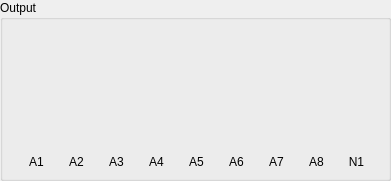
  <widget class="QGroupBox" name="groupBox_5">
   <property name="geometry">
    <rect>
     <x>370</x>
     <y>40</y>
     <width>391</width>
     <height>181</height>
    </rect>
   </property>
   <property name="title">
    <string>Output</string>
   </property>
   <widget class="QLabel" name="label_26">
    <property name="geometry">
     <rect>
      <x>300</x>
      <y>150</y>
      <width>33</width>
      <height>23</height>
     </rect>
    </property>
    <property name="lineWidth">
     <number>1</number>
    </property>
    <property name="text">
     <string>A8</string>
    </property>
    <property name="alignment">
     <set>Qt::AlignCenter</set>
    </property>
   </widget>
   <widget class="VolumeWidget" name="Meter_AOut_4" native="true">
    <property name="geometry">
     <rect>
      <x>140</x>
      <y>20</y>
      <width>33</width>
      <height>121</height>
     </rect>
    </property>
    <property name="MaxValue" stdset="0">
     <number>0</number>
    </property>
    <property name="MinValue" stdset="0">
     <number>-70</number>
    </property>
    <property name="SingleTrack" stdset="0">
     <bool>true</bool>
    </property>
    <property name="ScaleLabel" stdset="0">
     <bool>true</bool>
    </property>
   </widget>
   <widget class="VolumeWidget" name="Meter_AOut_3" native="true">
    <property name="geometry">
     <rect>
      <x>100</x>
      <y>20</y>
      <width>33</width>
      <height>121</height>
     </rect>
    </property>
    <property name="MaxValue" stdset="0">
     <number>0</number>
    </property>
    <property name="MinValue" stdset="0">
     <number>-70</number>
    </property>
    <property name="SingleTrack" stdset="0">
     <bool>true</bool>
    </property>
    <property name="ScaleLabel" stdset="0">
     <bool>true</bool>
    </property>
   </widget>
   <widget class="QLabel" name="label_23">
    <property name="geometry">
     <rect>
      <x>180</x>
      <y>150</y>
      <width>33</width>
      <height>23</height>
     </rect>
    </property>
    <property name="lineWidth">
     <number>1</number>
    </property>
    <property name="text">
     <string>A5</string>
    </property>
    <property name="alignment">
     <set>Qt::AlignCenter</set>
    </property>
   </widget>
   <widget class="VolumeWidget" name="Meter_AOut_5" native="true">
    <property name="geometry">
     <rect>
      <x>180</x>
      <y>20</y>
      <width>33</width>
      <height>121</height>
     </rect>
    </property>
    <property name="MaxValue" stdset="0">
     <number>0</number>
    </property>
    <property name="MinValue" stdset="0">
     <number>-70</number>
    </property>
    <property name="SingleTrack" stdset="0">
     <bool>true</bool>
    </property>
    <property name="ScaleLabel" stdset="0">
     <bool>true</bool>
    </property>
   </widget>
   <widget class="VolumeWidget" name="Meter_AOut_2" native="true">
    <property name="geometry">
     <rect>
      <x>60</x>
      <y>20</y>
      <width>33</width>
      <height>121</height>
     </rect>
    </property>
    <property name="MaxValue" stdset="0">
     <number>0</number>
    </property>
    <property name="MinValue" stdset="0">
     <number>-70</number>
    </property>
    <property name="SingleTrack" stdset="0">
     <bool>true</bool>
    </property>
    <property name="ScaleLabel" stdset="0">
     <bool>true</bool>
    </property>
   </widget>
   <widget class="QLabel" name="label_19">
    <property name="geometry">
     <rect>
      <x>100</x>
      <y>150</y>
      <width>33</width>
      <height>23</height>
     </rect>
    </property>
    <property name="lineWidth">
     <number>1</number>
    </property>
    <property name="text">
     <string>A3</string>
    </property>
    <property name="alignment">
     <set>Qt::AlignCenter</set>
    </property>
   </widget>
   <widget class="QLabel" name="label_24">
    <property name="geometry">
     <rect>
      <x>220</x>
      <y>150</y>
      <width>33</width>
      <height>23</height>
     </rect>
    </property>
    <property name="lineWidth">
     <number>1</number>
    </property>
    <property name="text">
     <string>A6</string>
    </property>
    <property name="alignment">
     <set>Qt::AlignCenter</set>
    </property>
   </widget>
   <widget class="QLabel" name="label_18">
    <property name="geometry">
     <rect>
      <x>60</x>
      <y>150</y>
      <width>33</width>
      <height>23</height>
     </rect>
    </property>
    <property name="lineWidth">
     <number>1</number>
    </property>
    <property name="text">
     <string>A2</string>
    </property>
    <property name="alignment">
     <set>Qt::AlignCenter</set>
    </property>
   </widget>
   <widget class="QLabel" name="label_22">
    <property name="geometry">
     <rect>
      <x>140</x>
      <y>150</y>
      <width>33</width>
      <height>23</height>
     </rect>
    </property>
    <property name="lineWidth">
     <number>1</number>
    </property>
    <property name="text">
     <string>A4</string>
    </property>
    <property name="alignment">
     <set>Qt::AlignCenter</set>
    </property>
   </widget>
   <widget class="VolumeWidget" name="Meter_AOut_1" native="true">
    <property name="geometry">
     <rect>
      <x>20</x>
      <y>20</y>
      <width>33</width>
      <height>121</height>
     </rect>
    </property>
    <property name="MaxValue" stdset="0">
     <number>0</number>
    </property>
    <property name="MinValue" stdset="0">
     <number>-70</number>
    </property>
    <property name="SingleTrack" stdset="0">
     <bool>true</bool>
    </property>
    <property name="ScaleLabel" stdset="0">
     <bool>true</bool>
    </property>
   </widget>
   <widget class="VolumeWidget" name="Meter_AOut_8" native="true">
    <property name="geometry">
     <rect>
      <x>300</x>
      <y>20</y>
      <width>33</width>
      <height>121</height>
     </rect>
    </property>
    <property name="MaxValue" stdset="0">
     <number>0</number>
    </property>
    <property name="MinValue" stdset="0">
     <number>-70</number>
    </property>
    <property name="SingleTrack" stdset="0">
     <bool>true</bool>
    </property>
    <property name="ScaleLabel" stdset="0">
     <bool>true</bool>
    </property>
   </widget>
   <widget class="VolumeWidget" name="Meter_AOut_6" native="true">
    <property name="geometry">
     <rect>
      <x>220</x>
      <y>20</y>
      <width>33</width>
      <height>121</height>
     </rect>
    </property>
    <property name="MaxValue" stdset="0">
     <number>0</number>
    </property>
    <property name="MinValue" stdset="0">
     <number>-70</number>
    </property>
    <property name="SingleTrack" stdset="0">
     <bool>true</bool>
    </property>
    <property name="ScaleLabel" stdset="0">
     <bool>true</bool>
    </property>
   </widget>
   <widget class="QLabel" name="label_21">
    <property name="geometry">
     <rect>
      <x>20</x>
      <y>150</y>
      <width>33</width>
      <height>23</height>
     </rect>
    </property>
    <property name="lineWidth">
     <number>1</number>
    </property>
    <property name="text">
     <string>A1</string>
    </property>
    <property name="alignment">
     <set>Qt::AlignCenter</set>
    </property>
   </widget>
   <widget class="VolumeWidget" name="Meter_AOut_7" native="true">
    <property name="geometry">
     <rect>
      <x>260</x>
      <y>20</y>
      <width>33</width>
      <height>121</height>
     </rect>
    </property>
    <property name="MaxValue" stdset="0">
     <number>0</number>
    </property>
    <property name="MinValue" stdset="0">
     <number>-70</number>
    </property>
    <property name="SingleTrack" stdset="0">
     <bool>true</bool>
    </property>
    <property name="ScaleLabel" stdset="0">
     <bool>true</bool>
    </property>
   </widget>
   <widget class="QLabel" name="label_25">
    <property name="geometry">
     <rect>
      <x>260</x>
      <y>150</y>
      <width>33</width>
      <height>23</height>
     </rect>
    </property>
    <property name="lineWidth">
     <number>1</number>
    </property>
    <property name="text">
     <string>A7</string>
    </property>
    <property name="alignment">
     <set>Qt::AlignCenter</set>
    </property>
   </widget>
   <widget class="QLabel" name="label_35">
    <property name="geometry">
     <rect>
      <x>340</x>
      <y>150</y>
      <width>33</width>
      <height>23</height>
     </rect>
    </property>
    <property name="lineWidth">
     <number>1</number>
    </property>
    <property name="text">
     <string>N1</string>
    </property>
    <property name="alignment">
     <set>Qt::AlignCenter</set>
    </property>
   </widget>
   <widget class="VolumeWidget" name="Meter_AOut_9" native="true">
    <property name="geometry">
     <rect>
      <x>340</x>
      <y>20</y>
      <width>33</width>
      <height>121</height>
     </rect>
    </property>
    <property name="MaxValue" stdset="0">
     <number>0</number>
    </property>
    <property name="MinValue" stdset="0">
     <number>-70</number>
    </property>
    <property name="SingleTrack" stdset="0">
     <bool>true</bool>
    </property>
    <property name="ScaleLabel" stdset="0">
     <bool>true</bool>
    </property>
   </widget>
  </widget>
